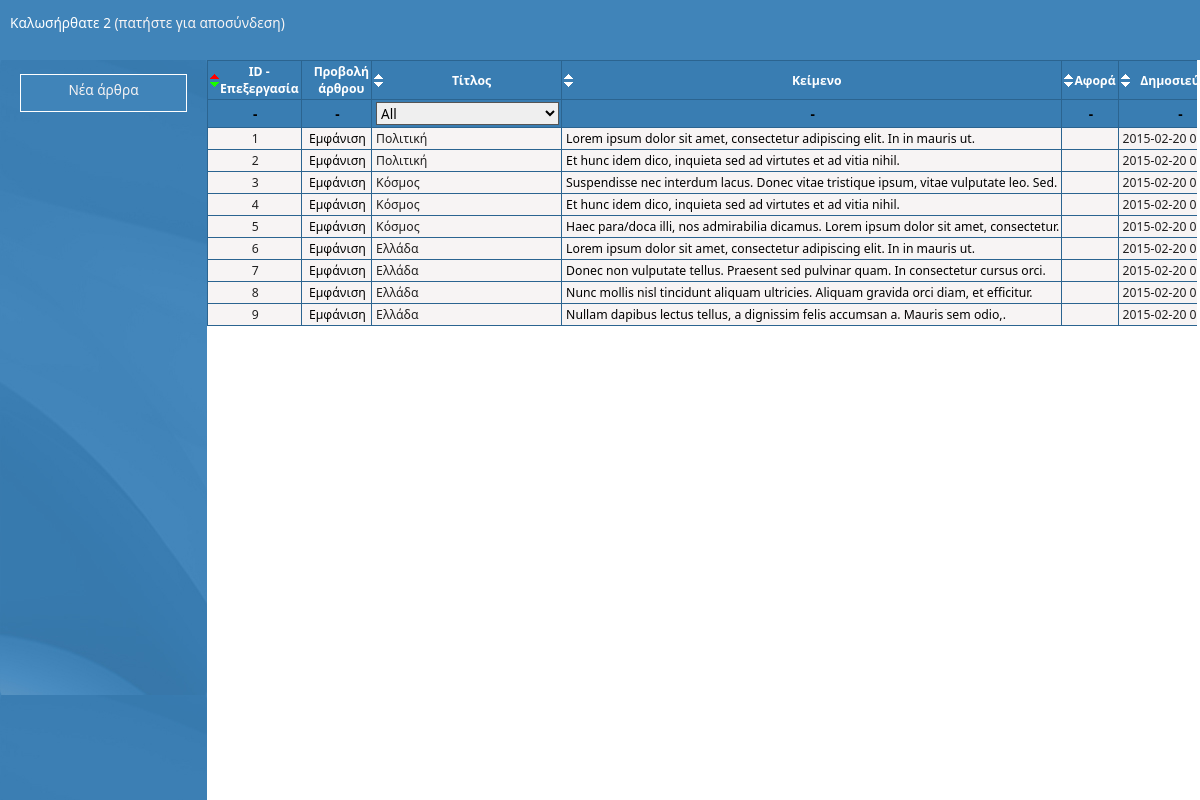
The app's page /articlesreview.php (signed in) with its own data.
### tables this page shows
CREATE TABLE `status` (
  `sts_id` int(11) NOT NULL AUTO_INCREMENT,
  `sts_name` varchar(45) DEFAULT NULL,
  PRIMARY KEY (`sts_id`)
);

CREATE TABLE `articles` (
  `art_id` int(11) NOT NULL AUTO_INCREMENT,
  `art_title` varchar(50) DEFAULT NULL,
  `art_text` text,
  `art_max_pics` int(11) DEFAULT NULL,
  `art_person` varchar(255) DEFAULT NULL,
  `art_genre` int(11) DEFAULT NULL,
  `art_creator` int(11) DEFAULT NULL,
  `art_timestamp` datetime DEFAULT NULL,
  `art_editor` varchar(45) DEFAULT NULL,
  `art_status` int(11) DEFAULT NULL,
  PRIMARY KEY (`art_id`)
);

### includes/functions.php (called while the page is built, shortened)
<?php
class User
{
    public $Usr_Role_Admin;
    function GetLoggedUser()
    {
        $LoggedID = 0;
        if (isset ($_SESSION['LoggedUserID']))
            $LoggedID = $_SESSION['LoggedUserID'];
        else
            $LoggedID = 0;
        return $LoggedID;
    }
    function IsAdmin($ID)
    {
        $ID = mysql_real_escape_string($ID);
        $sql = "SELECT * FROM users WHERE Usr_ID=".$ID;
        $result = mysql_query($sql);
        if ($result)
        {
            while ($row = mysql_fetch_array ($result))
            {
                $this->Usr_Role_Admin = $row['Usr_Role_Admin'];
            }
        }
        return $this->Usr_Role_Admin;
    }
    function Get_Prefs ($UID)
    {
        $UID = mysql_real_escape_string($UID);
        $sql="SELECT Usr_Prefs FROM USERS WHERE Usr_ID=$UID";
        $result = mysql_query($sql);
        while ($row = mysql_fetch_array ($result))
        {
            $this->Usr_Prefs=$row['Usr_Prefs'];
            return $this->Usr_Prefs;
        }
    }
}
function truncateWords($input, $numwords, $padding="")
{
    $output = strtok($input, " \n");
    while(--$numwords > 0) $output .= " " . strtok(" \n");
    if($output != $input) $output .= $padding;
    return $output;
}
?>

### articlesreview.php (the view, shortened to what this page needs)
<?php
    require 'includes/functions.php';
    $LoggedUser = new User();
    $Logged_ID = $LoggedUser->GetLoggedUser();
    $ViewPrefs = $LoggedUser->Get_Prefs ($Logged_ID);
    $AdminAccess = $LoggedUser->IsAdmin($Logged_ID);
?>
<!DOCTYPE html>
<html lang="en">
    <head>
        <link href="scripts/table.css" rel="stylesheet" type="text/css" />
        <link href="styles/styles.css" rel="stylesheet" type="text/css" />
    </head>
    <body>
    <nav>
        <?php
        echo "<ul style=\"margin-left:  -20px;\">";
        echo "<li class=\"menuButton\"><a href=\"medianew.php\">Νέα άρθρα</a></li>";
        echo "</ul>";
        ?>
    </nav>
    <div class ="PageHeader">
        <table style="width: 100%">
            <tr>
                <td style="width: 50%; color:  white; padding-left: 8px;">
                <?php
                    if (strlen($_SESSION['LoggedName']) > 0)
                    {
                        echo "Καλωσήρθατε ".$_SESSION['LoggedName']." ";
                        echo "<a href=\"message.php?msgid=3\">(πατήστε για αποσύνδεση)</a>";
                    }
                    else
                    {
                        echo "Δεν έχετε συνδεθεί στο σύστημα"."<br>";
                        echo "<a href=\"loginmain.php\">Σύνδεση</a>";
                    }
                ?>
                </td>
                <td style="text-align: right; padding-right: 10px; color: white;">
                </td>
            </tr>
        </table>
    </div>
    <div class="section">
        <?php
        if (isset ($_SESSION['LoggedUserID']))
        {
            echo"<table id=\"MasterTable\" class=\"example sort01 table-autosort:0 table-stripeclass:alternate\">";
            echo"<thead>";
            echo"<tr>";
            echo"   <th class=\"table-sortable:Numeric\">";
            echo"        <p class=\"Header\">" . "ID - Επεξεργασία" . "</p>";
            echo"    </th>";
            echo"   <th>";
            echo"        <p class=\"Header\">" . "Προβολή άρθρου" . "</p>";
            echo"    </th>";
            echo "<th class=\"table-sortable:default\">";
            echo "<p class=\"Header\">" . "Τίτλος" . "</p>";
            echo "</th>";
            echo "<th class=\"table-sortable:default\">";
            echo "<p class=\"Header\">" . "Κείμενο" . "</p>";
            echo "</th>";
            echo "<th class=\"table-sortable:default\">";
            echo "<p class=\"Header\">" . "Αφορά" . "</p>";
            echo "</th>";
            echo "<th class=\"table-sortable:default\">";
            echo "<p class=\"Header\">" . "Δημοσιεύτηκε" . "</p>";
            echo "</th>";
            echo"</tr>";
	        echo "<tr>";
		    echo "<th>-</th>";
		    echo "<th>-</th>";
		    echo "<th><select class=\"filter\" onchange=\"Table.filter(this,this)\"><option value=\"\">All</option>";
            echo "</select>";
            echo "</th>";
            echo "<th>-</th>";
		    echo "<th>-</th>";
		    echo "<th>-</th>";
	        echo "</tr>";
            echo"</thead>";
            $strSQL = "SELECT articles.art_id, articles.art_title, articles.art_text, articles.art_max_pics, articles.art_person,
                        articles.art_editor, articles.art_genre, articles.art_timestamp, articles.art_status, status.sts_name,
                        users.Usr_Lastname, users.Usr_Firstname
                        FROM status RIGHT JOIN (genre RIGHT JOIN (users RIGHT JOIN articles ON
                        users.Usr_ID = articles.art_creator) ON genre.gen_id = articles.art_genre) ON
                        status.sts_id = articles.art_status";
            $result = mysql_query($strSQL);
            echo "<tbody>";
            while($row = mysql_fetch_array($result))
            {
                $CurrentMediaID = $row['art_id'];
                echo"<tr>";
                echo "<td class=\"Data\" style=\"width: 30px;\">";
                if (strcmp ($AdminAccess,"True")==0)
                    echo "<a href=\"mediaedit.php?id=$CurrentMediaID\"><p class=\"Data\" style=\"text-align: center;\">" . $row['art_id']. "</p></a>";
                else
                    echo "<p class=\"Data\" style=\"text-align: center;\">" . $row['art_id']. "</p>";
                echo "</td>";
                echo "<td class=\"Data\" style=\"width: 30px;\">";
                if ($ViewPrefs == 1)
                    echo "<a href=\"viewer01.php?id=$CurrentMediaID\" style=\"color: black;\"><p class=\"Data\" style=\"text-align: center;\">" . "Εμφάνιση". "</a>";
                echo "</td>";
                echo "<td class=\"Data\">";
                echo "<p class=\"Data\">" . $row['art_title']. "</p>";
                echo "</td>";
                echo "<td class=\"Data\">";
                echo "<p class=\"Data\" style=\"color: black\">" . truncateWords($row['art_text'], 12, '.'). "</p>";
                echo "</td>";
                echo "<td class=\"Data\">";
                echo "</td>";
                echo "<td class=\"Data\">";
                echo "<p class=\"Data\">" . $row['art_timestamp']. "</p>";
                echo "</td>";
                echo"</tr>";
            }
            echo "</tbody>";
            echo"</table>";
        }
        else
        {
            header("Location: message.php?msgid=2");
        }
        ?>
    </div>
    </body>
</html>

### scripts/table.css (style rules this page uses)
table.example { border:1px solid black; border-collapse:collapse; }
table.example th, table.example td { border:1px solid #2b6490; padding: 2px 2px 2px 4px; }
table.example thead th { background-color:#397db2; }
tr.alternate { background-color:#ffffcc; }
th.table-sortable { cursor:pointer; background-image:url("sortable.gif"); background-position:center left; background-repeat:no-repeat; padding-left:12px; }
th.table-sorted-desc { background-image:url("sorted_down.gif"); background-position:center left; background-repeat:no-repeat; }
table.sort01 th.table-sortable { background-image:url("icons/01_unsorted.gif"); }
table.sort01 th.table-sorted-desc { background-image:url("icons/01_descending.gif"); }

### styles/styles.css (style rules this page uses)
﻿body, html { height: 100%; margin: 0; padding: 0; overflow-style: auto; }
p { color: #FFFFFF; text-align: left; }
li { list-style: none; margin-left: 0; margin-bottom: 0.5em; }
body { background-image: url("../Images/SiteBackground.jpg"); font-size: .85em; font-family: "Segoe UI", Verdana, Helvetica, Sans-Serif; margin: 0; padding: 0; height: 100%; }
table#MasterTable { margin-left:0; margin-right:0; margin-bottom: 30px; border: 0; border-color: white; }
p.Header { font-family: 'Segoe UI'; font-size: 0.9em; color: #fff; margin-top: 0; margin-bottom: 0; margin-left: 8px; text-align: center; }
td.Data { width: 1px; white-space: nowrap; height: auto; vertical-align: middle; border-style: solid; border-width: 0px; border-color: white; background-color: #f7f4f4; padding-left: 4px; padding-right: 4px; }
p.Data { font-family: 'Segoe UI'; font-size: 0.9em; color: #212020 ; margin-top: 0; margin-bottom: 0; text-align: left; }
ul { margin-bottom: 0px; }
.menuButton { width: 165px; height: 36px; border-style: solid; border-width: 1px; border-color: white; background-color: #4084b9; color: white; text-align: center; }
a:link, a:visited, a:hover { color: #212020; color: #f7f4f4; outline: none; text-decoration: none; }
input.filter, textarea.filter, select.filter { border: 1px solid #555; padding-top: 1px; padding-bottom: 1px; padding-left: 1px; padding-right: 1px; padding: 0; font-family: "Segoe UI", Verdana, Helvetica, Sans-Serif; font-size: 100%; text-align: left; }
input, textarea, select { border: 1px solid #555; padding-top: 6px; padding-bottom: 6px; padding-left: 10px; padding-right: 10px; font-family: "Segoe UI", Verdana, Helvetica, Sans-Serif; font-size: 14px; line-height: 1.4em; text-align: left; }
select { margin-top: 0px; }
nav { line-height:30px; background-color:transparent; height:100%; width: 207px; float: left; padding: 0px; position: fixed; top: 60px; float: left; border-style: solid; border-width: 0px; border-color: red; padding: 0; margin: 0; background-image: url('../images/sidebar.jpg'); background-size:100%; }
div.section { width: -moz-calc(100% - 210px); width: -webkit-calc(100% - 210px); width: calc(100% - 210px); height: -moz-calc(100% - 60px); height: -webkit-calc(100% - 60px); height: calc(100% - 60px); float:left; padding:0px; position: fixed; top: 60px; left: 207px; overflow-y: scroll; overflow-x: scroll; border-style: solid; border-width: 0px; border-color: red; }
div.PageHeader { top: 0; left: 0; background-color: #4084b9; border-style: solid; border-width: 0px; border-color: red; height: 50px; padding-top: 10px; }

### records on screen
status: articles.art_id "1", articles.art_title "Πολιτική", articles.art_text "Lorem ipsum dolor sit amet, consectetur adipiscing elit. In in mauris ut.", articles.art_timestamp "2015-02-20…", articles.art_id "2", articles.art_text "Et hunc idem dico, inquieta sed ad virtutes et ad vitia nihil.", articles.art_id "3", articles.art_title "Κόσμος", articles.art_text "Suspendisse nec interdum lacus. Donec vitae tristique ipsum, vitae vulputate leo. Sed.", articles.art_id "4", articles.art_id "5", articles.art_text "Haec para/doca illi, nos admirabilia dicamus. Lorem ipsum dolor sit amet, consectetur.", articles.art_id "6", articles.art_title "Ελλάδα", articles.art_id "7", articles.art_text "Donec non vulputate tellus. Praesent sed pulvinar quam. In consectetur cursus orci.", articles.art_id "8", articles.art_text "Nunc mollis nisl tincidunt aliquam ultricies. Aliquam gravida orci diam, et efficitur.", articles.art_id "9", articles.art_text "Nullam dapibus lectus tellus, a dignissim felis accumsan a. Mauris sem odio,."

### other values on screen
$_SESSION['LoggedName'] "2"
